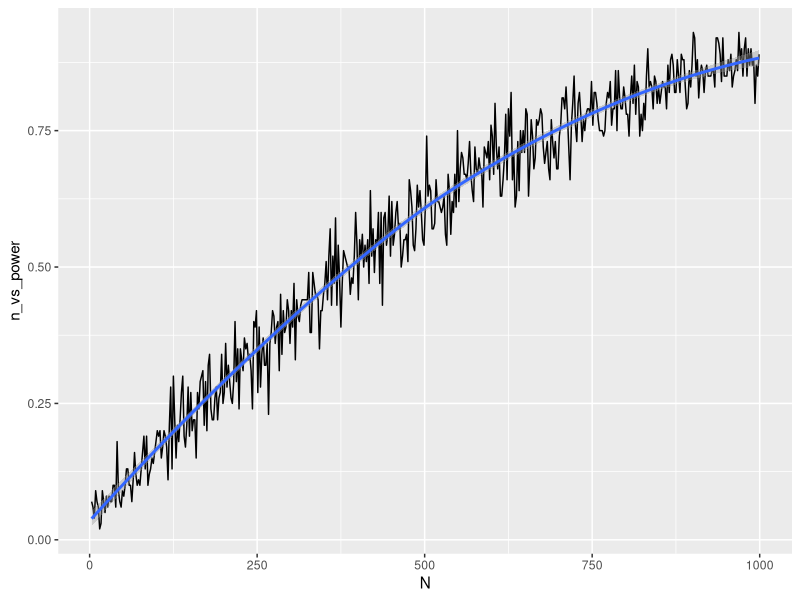
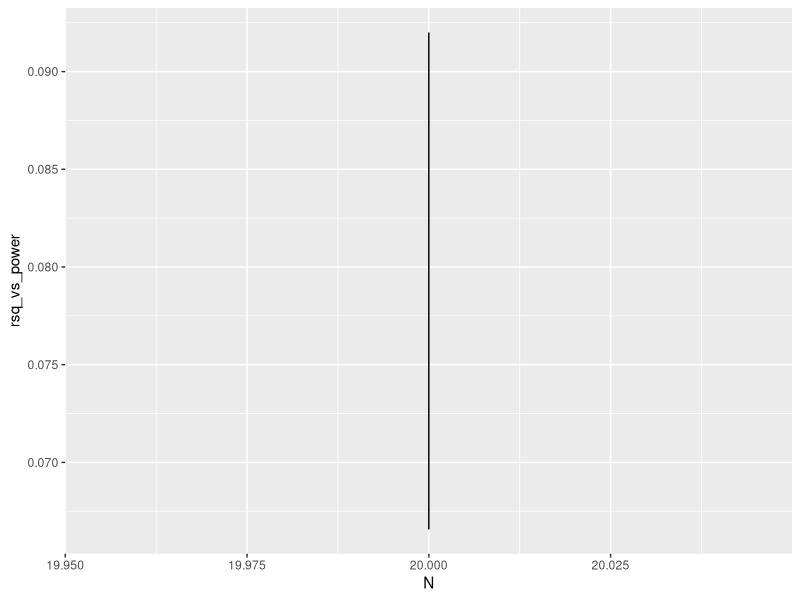

Recreate these plots in R, in order. (Note: this script raises an error after producing the figures.)
## ---- chunk 1
knitr::opts_chunk$set(message=FALSE,warning=FALSE, cache=TRUE)
## ---- chunk 2
N <- seq(3,1000,2)
n_exp <- 100
n_vs_power <- c()

for(this_n in 1:length(N)) {
  sample_size <- N[this_n]
  sig_pval <- c()
  
  for (exp in 1:n_exp){
  var10 <- rnorm(sample_size)
  var11 <- var10 + rnorm(sample_size, sd=10)
  corr_test <- cor.test(var10,var11)
  sig_pval[exp] <- corr_test$p.value < 0.05
  }
  n_vs_power[this_n] <- mean(sig_pval)
}

library(ggplot2)
ggplot(data.frame(N,n_vs_power), aes(x=N, y=n_vs_power))+
  geom_line()+
  geom_smooth()


min(N[n_vs_power == min(n_vs_power[n_vs_power>0.8])])


## ---- chunk 3

N <- 20
n_exp <- 100
rsq_vs_power <- c()
rsq <- c(0, 1, 0.01)

for(this_n in 1:length(rsq)) {
  this_rsqu <- rsq[this_n]
  sig_rsq <- c()
  
  for (exp in 1:n_exp){
  var10 <- rnorm(N)
  var11 <- var10 + rnorm(N, sd=10)
  corr_test <- cor.test(var10,var11)
  sig_rsq[exp] <- corr_test$estimate
  }
  rsq_vs_power[this_n] <- mean(sig_rsq)
}

library(ggplot2)
ggplot(data.frame(N,rsq_vs_power), aes(x=N, y=rsq_vs_power))+
  geom_line()+
  geom_smooth()


min(rsq[rsq_vs_power == min(rsq_vs_power[rsq_vs_power>0.8])])



power_vs_effect_size


## ---- chunk 4
power_vs_effect_size <- c()
effect_size <- seq(0,1,0.01)

for (effect_size_ind in 1:length(effect_size)) {
  this_effect_size <- effect_size[effect_size_ind]
  sample_size <- 20
  pop_mean <- 70
  pop_sd <- 20
  alpha <- 0.05
  n_runs <- 100
  significance <- c()
  for (run in 1:n_runs) {
    grp_experimental <- rnorm(n=sample_size, mean=pop_mean+this_effect_size, sd=pop_sd)
    grp_control <- rnorm(n=sample_size, mean=pop_mean, sd=pop_sd)
    rsq <- cor.test(grp_experimental, grp_control)$estimate
    significance[run] <- rsq
  }
  
}

library(ggplot2)
my_df <- data.frame(effect_size=effect_size, power=power_vs_effect_size)

ggplot(my_df, aes(x=effect_size, y=power))+
  geom_line()+
  geom_point()


